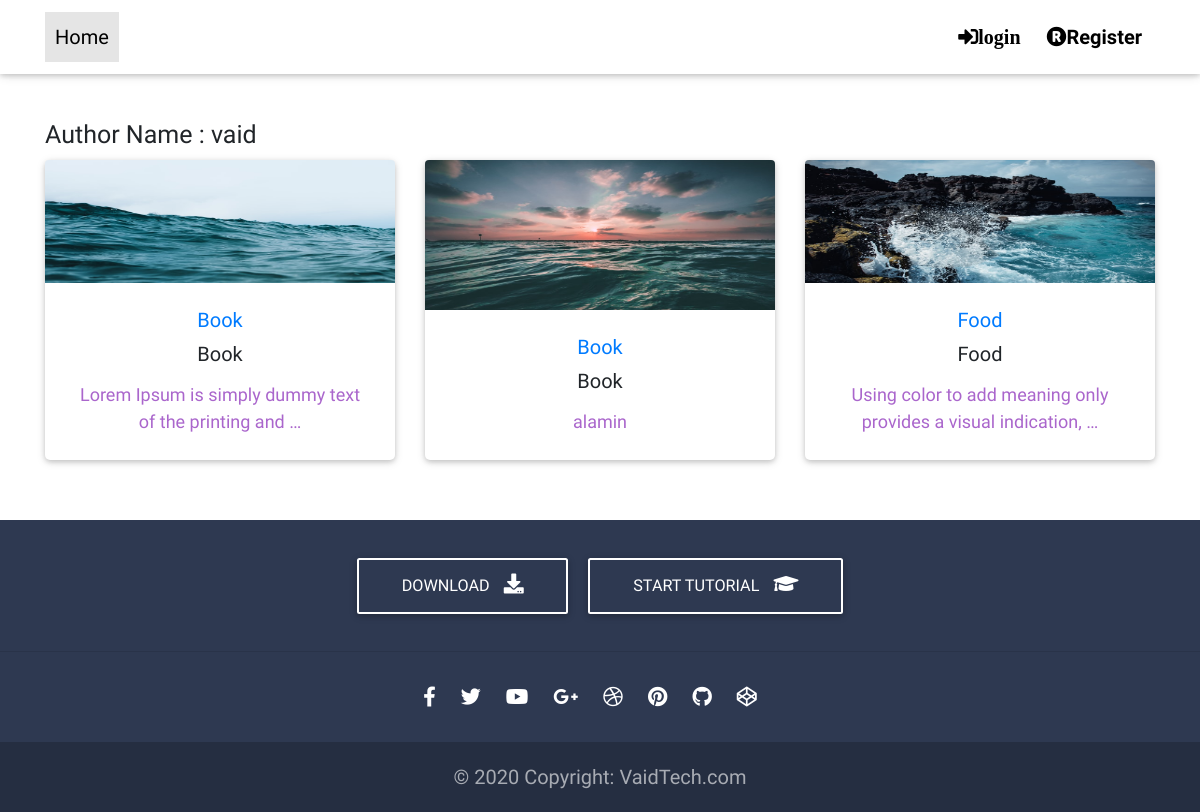
The page /author_post_page/vaid/ on the database its author committed.
### Authorapp/models.py (models this page shows, shortened)
class Author(models.Model):
	name          = models.OneToOneField(User, blank=True, on_delete=models.CASCADE)
	profile_image = models.ImageField()
	about         = models.TextField(blank=True, null=True)

### Articleapp/models.py (models this page shows, shortened)
class Article(models.Model):
	author_id   = models.ForeignKey(Author, on_delete=models.CASCADE)
	title       = models.CharField(max_length=120)
	image       = models.ImageField()
	description = models.TextField()
	category_name = models.ForeignKey('Category', on_delete=models.CASCADE)

class Category(models.Model):
    category_name= models.CharField(max_length=120)
    def __str__(self):
    	return self.category_name

### Authorapp/views.py (the view)
# urls.py: path('author_post_page/<name>/', views.author_post_view, name="author_post"),
def author_post_view(request, name):
    author_post = get_object_or_404(User, username=name)
    auth = get_object_or_404(Author, name=author_post.id)
    author_article_post = Article.objects.filter(author_id=auth.id)
    context = {
            'auth':auth,
            'author_article_post':author_article_post,
        }
    return render(request, "accounts/author_post_page.html", context)

### templates/accounts/author_post_page.html (shortened to what this page needs)
{% extends 'base.html' %}
{% load static %}
{% block head %}
<link rel="stylesheet" type="text/css" href="{% static 'css/author_post_page.css' %}">
{% endblock %}
{% block content %}
<section>
   <main class="mt-5 pt-5">
     <div class="container">
      <h5>Author Name : {{ auth.name }}</h5>
      <div class="row padding">
        {% for author_post in author_article_post %}
       <div class="col-lg-4 col-md-6 mb-4">
            <div style="height:300px;" class="card">
              <div class="view overlay">
               <a href="{% url 'post_page' id=author_post.id %}"><img style="height: 150px;" src="{{ author_post.image.url }}" class="card-img-top"
                  alt=""></a>
              </div>
              <div class="card-body">
                <h5> <a href="{% url 'category_page' name=author_post.category_name%}">{{author_post.category_name }}</a> </h5>
                <h4 class="card-title">{{ author_post.title }}</h4>
                <p class="card-text">{{ author_post.description|truncatewords:10  }}</p>
              </div>
            </div>
          </div>
          {% endfor %}
          </div>
     </div>
    </main>
</section>
{% endblock %}

### static/css/base.css (style rules this page uses)
* { font-family: 'Baloo Paaji 2', cursive; font-size: 20px; }

### static/css/author_post_page.css (style rules this page uses)
.card .card-body .card-text { font-size: .9rem; font-weight: 400; color: #a6c; text-align: center; }
card .card-body h1, .card .card-body h2, .card .card-body h3, .card .card-body h4, .card .card-body h5, .card .card-body h6 { font-weight: 400; font-size: 20px; text-align: center; }

### rows shown on the page
Author: name "vaid"
Article: image (picture), category_name "Book", title "Book", description "Lorem Ipsum is simply dummy text of the printing and …"
Article: image (picture), category_name "Book", title "Book", description "alamin"
Article: image (picture), category_name "Food", title "Food", description "Using color to add meaning only provides a visual indication, …"
